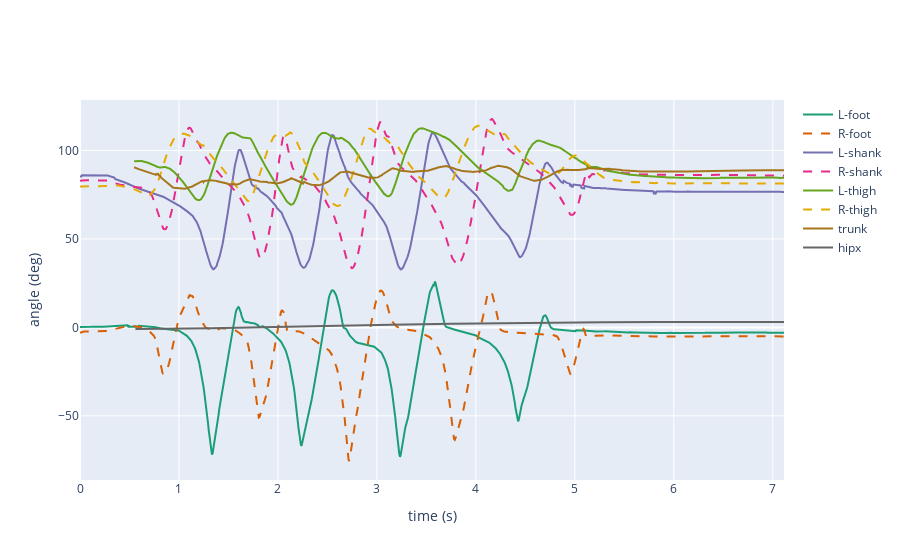

The notebook cell saved with this chart:
### Markdown cell above
`plot()`

### Code cell
# plot via file_dir, patient_id, trial
emogis.plot(data_type='jnt', 
                file_dir = file_dir, patient_id = patient_id, trial = trial) # default: steps = False, cycle=False

### Figure 1 — Plotly figure (JSON) as saved in the notebook; plotly's stock layout.template omitted (floating-point values rounded to 4 significant figures; data arrays with more than 128 entries replaced by an {"elided": "..."} marker saying what was removed)
{"data": [{"hoverinfo": "x", "line": {"color": "#1b9e77", "width": 2}, "mode": "lines", "name": "L-foot", "text": {"elided": "1068 str values"}, "type": "scatter", "x": {"elided": "1068 float values"}, "y": {"elided": "1068 float values"}}, {"hoverinfo": "x", "line": {"color": "#d95f02", "dash": "dash", "width": 2}, "mode": "lines", "name": "R-foot", "type": "scatter", "x": {"elided": "1068 float values"}, "y": {"elided": "1068 float values"}}, {"hoverinfo": "x", "line": {"color": "#7570b3", "width": 2}, "mode": "lines", "name": "L-shank", "text": {"elided": "1068 str values"}, "type": "scatter", "x": {"elided": "1068 float values"}, "y": {"elided": "1068 float values"}}, {"hoverinfo": "x", "line": {"color": "#e7298a", "dash": "dash", "width": 2}, "mode": "lines", "name": "R-shank", "type": "scatter", "x": {"elided": "1068 float values"}, "y": {"elided": "1068 float values"}}, {"hoverinfo": "x", "line": {"color": "#66a61e", "width": 2}, "mode": "lines", "name": "L-thigh", "text": {"elided": "1068 str values"}, "type": "scatter", "x": {"elided": "1068 float values"}, "y": {"elided": "1068 float values"}}, {"hoverinfo": "x", "line": {"color": "#e6ab02", "dash": "dash", "width": 2}, "mode": "lines", "name": "R-thigh", "type": "scatter", "x": {"elided": "1068 float values"}, "y": {"elided": "1068 float values"}}, {"hoverinfo": "x", "line": {"color": "#a6761d", "width": 2}, "mode": "lines", "name": "trunk", "text": {"elided": "1068 str values"}, "type": "scatter", "x": {"elided": "1068 float values"}, "y": {"elided": "1068 float values"}}, {"hoverinfo": "x", "line": {"color": "#666666", "width": 2}, "mode": "lines", "name": "hipx", "text": {"elided": "1068 str values"}, "type": "scatter", "x": {"elided": "1068 float values"}, "y": {"elided": "1068 float values"}}], "layout": {"xaxis": {"title": {"text": "time (s)"}}, "yaxis": {"title": {"text": "angle (deg)"}}}}
